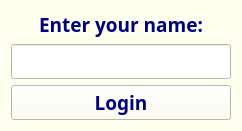
<?xml version="1.0" encoding="UTF-8"?>
<ui version="4.0">
 <class>PopupLogin</class>
 <widget class="QWidget" name="PopupLogin">
  <property name="geometry">
   <rect>
    <x>0</x>
    <y>0</y>
    <width>242</width>
    <height>130</height>
   </rect>
  </property>
  <property name="palette">
   <palette>
    <active>
     <colorrole role="WindowText">
      <brush brushstyle="SolidPattern">
       <color alpha="255">
        <red>0</red>
        <green>0</green>
        <blue>127</blue>
       </color>
      </brush>
     </colorrole>
     <colorrole role="Button">
      <brush brushstyle="SolidPattern">
       <color alpha="255">
        <red>255</red>
        <green>255</green>
        <blue>240</blue>
       </color>
      </brush>
     </colorrole>
     <colorrole role="Text">
      <brush brushstyle="SolidPattern">
       <color alpha="255">
        <red>0</red>
        <green>0</green>
        <blue>127</blue>
       </color>
      </brush>
     </colorrole>
     <colorrole role="ButtonText">
      <brush brushstyle="SolidPattern">
       <color alpha="255">
        <red>0</red>
        <green>0</green>
        <blue>127</blue>
       </color>
      </brush>
     </colorrole>
     <colorrole role="Base">
      <brush brushstyle="SolidPattern">
       <color alpha="255">
        <red>255</red>
        <green>255</green>
        <blue>255</blue>
       </color>
      </brush>
     </colorrole>
     <colorrole role="Window">
      <brush brushstyle="SolidPattern">
       <color alpha="255">
        <red>255</red>
        <green>255</green>
        <blue>240</blue>
       </color>
      </brush>
     </colorrole>
     <colorrole role="PlaceholderText">
      <brush brushstyle="SolidPattern">
       <color alpha="128">
        <red>0</red>
        <green>0</green>
        <blue>127</blue>
       </color>
      </brush>
     </colorrole>
    </active>
    <inactive>
     <colorrole role="WindowText">
      <brush brushstyle="SolidPattern">
       <color alpha="255">
        <red>0</red>
        <green>0</green>
        <blue>127</blue>
       </color>
      </brush>
     </colorrole>
     <colorrole role="Button">
      <brush brushstyle="SolidPattern">
       <color alpha="255">
        <red>255</red>
        <green>255</green>
        <blue>240</blue>
       </color>
      </brush>
     </colorrole>
     <colorrole role="Text">
      <brush brushstyle="SolidPattern">
       <color alpha="255">
        <red>0</red>
        <green>0</green>
        <blue>127</blue>
       </color>
      </brush>
     </colorrole>
     <colorrole role="ButtonText">
      <brush brushstyle="SolidPattern">
       <color alpha="255">
        <red>0</red>
        <green>0</green>
        <blue>127</blue>
       </color>
      </brush>
     </colorrole>
     <colorrole role="Base">
      <brush brushstyle="SolidPattern">
       <color alpha="255">
        <red>255</red>
        <green>255</green>
        <blue>255</blue>
       </color>
      </brush>
     </colorrole>
     <colorrole role="Window">
      <brush brushstyle="SolidPattern">
       <color alpha="255">
        <red>255</red>
        <green>255</green>
        <blue>240</blue>
       </color>
      </brush>
     </colorrole>
     <colorrole role="PlaceholderText">
      <brush brushstyle="SolidPattern">
       <color alpha="128">
        <red>0</red>
        <green>0</green>
        <blue>127</blue>
       </color>
      </brush>
     </colorrole>
    </inactive>
    <disabled>
     <colorrole role="WindowText">
      <brush brushstyle="SolidPattern">
       <color alpha="255">
        <red>120</red>
        <green>120</green>
        <blue>120</blue>
       </color>
      </brush>
     </colorrole>
     <colorrole role="Button">
      <brush brushstyle="SolidPattern">
       <color alpha="255">
        <red>255</red>
        <green>255</green>
        <blue>240</blue>
       </color>
      </brush>
     </colorrole>
     <colorrole role="Text">
      <brush brushstyle="SolidPattern">
       <color alpha="255">
        <red>120</red>
        <green>120</green>
        <blue>120</blue>
       </color>
      </brush>
     </colorrole>
     <colorrole role="ButtonText">
      <brush brushstyle="SolidPattern">
       <color alpha="255">
        <red>120</red>
        <green>120</green>
        <blue>120</blue>
       </color>
      </brush>
     </colorrole>
     <colorrole role="Base">
      <brush brushstyle="SolidPattern">
       <color alpha="255">
        <red>255</red>
        <green>255</green>
        <blue>240</blue>
       </color>
      </brush>
     </colorrole>
     <colorrole role="Window">
      <brush brushstyle="SolidPattern">
       <color alpha="255">
        <red>255</red>
        <green>255</green>
        <blue>240</blue>
       </color>
      </brush>
     </colorrole>
     <colorrole role="PlaceholderText">
      <brush brushstyle="SolidPattern">
       <color alpha="128">
        <red>0</red>
        <green>0</green>
        <blue>0</blue>
       </color>
      </brush>
     </colorrole>
    </disabled>
   </palette>
  </property>
  <property name="font">
   <font>
    <family>Candara</family>
    <pointsize>14</pointsize>
    <weight>75</weight>
    <bold>true</bold>
   </font>
  </property>
  <property name="windowTitle">
   <string>Login</string>
  </property>
  <layout class="QVBoxLayout" name="verticalLayout">
   <item>
    <layout class="QVBoxLayout" name="verticalLayout_2">
     <item>
      <widget class="QLabel" name="nameLabel">
       <property name="sizePolicy">
        <sizepolicy hsizetype="Expanding" vsizetype="Fixed">
         <horstretch>0</horstretch>
         <verstretch>0</verstretch>
        </sizepolicy>
       </property>
       <property name="frameShape">
        <enum>QFrame::NoFrame</enum>
       </property>
       <property name="text">
        <string>Enter your name:</string>
       </property>
       <property name="alignment">
        <set>Qt::AlignCenter</set>
       </property>
      </widget>
     </item>
     <item>
      <widget class="QLineEdit" name="LogInEdit">
       <property name="maxLength">
        <number>8</number>
       </property>
       <property name="alignment">
        <set>Qt::AlignCenter</set>
       </property>
      </widget>
     </item>
    </layout>
   </item>
   <item>
    <widget class="QPushButton" name="LogInBtn">
     <property name="text">
      <string>Login</string>
     </property>
     <property name="flat">
      <bool>false</bool>
     </property>
    </widget>
   </item>
  </layout>
 </widget>
 <resources/>
 <connections/>
</ui>
